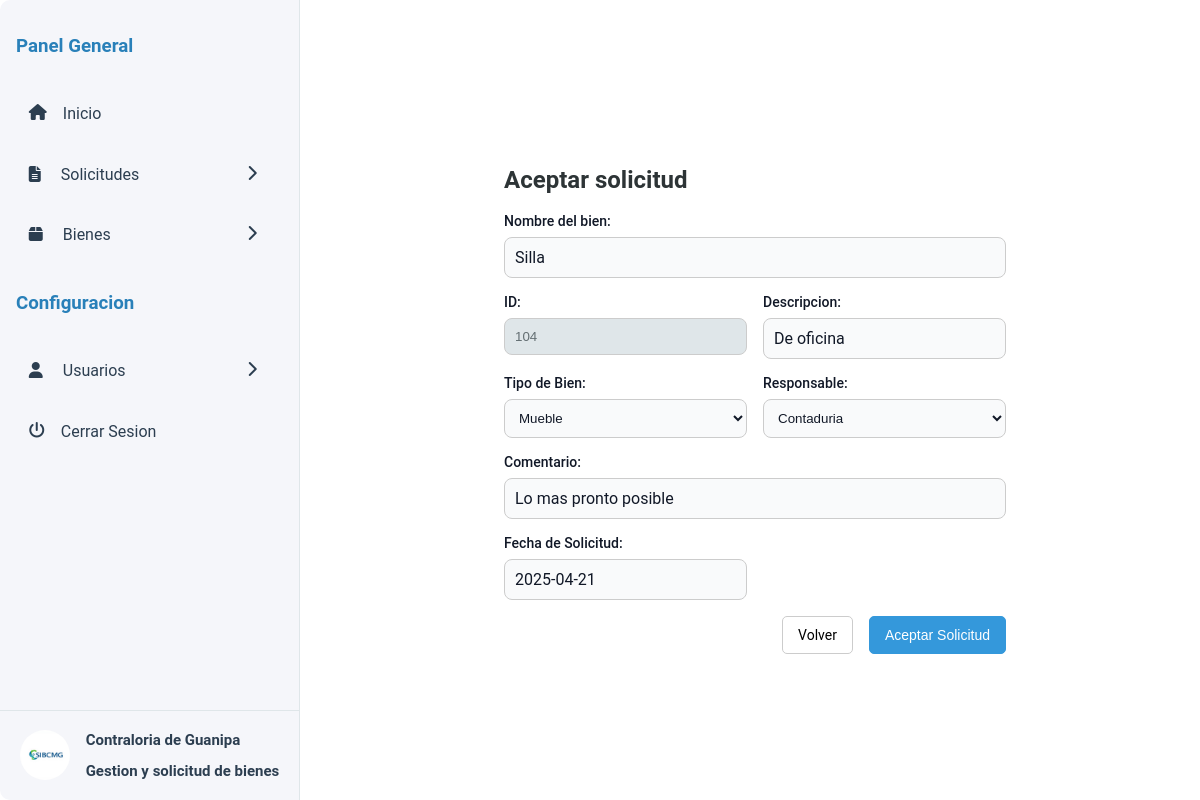
The app's page /gestion-solicitudes.php?id=104 (signed in) with its own data.
### tables this page shows
CREATE TABLE `solicitudes` (
  `n_solicitud` int(11) NOT NULL,
  `bien` varchar(100) NOT NULL,
  `descripcion` varchar(100) NOT NULL,
  `comentario` varchar(100) NOT NULL,
  `comentario_admin` varchar(100) NOT NULL,
  `tipo_bien` varchar(100) NOT NULL,
  `fecha_solicitud` date NOT NULL DEFAULT current_timestamp(),
  `id_usuario` int(11) NOT NULL,
  `aprobado` int(3) NOT NULL
);

CREATE TABLE `usuario` (
  `n_dependencia` int(11) NOT NULL,
  `nombre_dependencia` varchar(100) NOT NULL,
  `contrasena` varchar(100) NOT NULL,
  `username` varchar(100) NOT NULL,
  `nombre` varchar(100) NOT NULL,
  `apellido` varchar(100) NOT NULL,
  `correo` varchar(100) NOT NULL,
  `cedula` int(11) NOT NULL,
  `admin` tinyint(1) NOT NULL
);

### src/gestion-solicitudes.php (the view, shortened to what this page needs)
<?php
require '../server/db.php';
$query = $conn->query('SELECT * from solicitudes INNER JOIN usuario ON solicitudes.id_usuario = usuario.n_dependencia WHERE n_solicitud ='.$_GET["id"]);
$row = $query->fetch(PDO::FETCH_ASSOC);
$id = $row['n_solicitud'];
$name = $row['bien'];
$description = $row['descripcion'];
$type = $row['tipo_bien'];
$requestDate = $row['fecha_solicitud'];
$comments = $row['comentario'];
$responsible = $row['nombre_dependencia'];
?>
<!DOCTYPE html>
<html lang="es">
  <head>
    <link href="assets/fontawesome-free-6.7.2-web/css/all.css" rel="stylesheet" />
    <link rel="stylesheet" href="./css/gestion-bienes.css" />
  </head>
  <body>
    <div class="container">
      <?php include 'assets/include/menu.php'?>
      <main class="main">
      <div class="form-container">
        <h2>Aceptar solicitud</h2>
        <form action="" class="form" method="POST" id="form">
          <div class="input-container--name">
            <label for="">Nombre del bien:</label>
            <div class="form__input"><?php echo $name;?></div>
          </div>
          <div class="input-container">
            <label for="">ID:</label>
            <input type="number" value="<?php echo $id;?>" id="newId" placeholder="ID del bien" min="1" name="id" disabled class="form__input"
          />
          </div>
          <div class="input-container">
            <label for="">Descripcion:</label>
            <div class="form__input"><?php echo $description;?></div>
          </div>
          <div class="input-container">
              <label for="newType">Tipo de Bien:</label>
              <select id="newType" name="type" class="form__input">
                <option value="<?php echo $type;?>" selected><?php echo $type;?></option>
              </select>
          </div>
          <div class="input-container">
              <label for="newType">Responsable:</label>
              <select name="" id="" name="responsible" class="form__input">
                  <option value="<?php echo $responsible;?>" selected><?php echo $responsible;?></option>
              </select>
          </div>
          <div class="input-container--description">
            <label for="newType">Comentario:</label>
            <div class="form__input"><?php echo $comments;?></div>
          </div>
          <div class="input-container">
              <label for="requestDate">Fecha de Solicitud:</label>
              <div class="form__input"><?php echo $requestDate;?></div>
          </div>
          <div class="form-group--button">
            <a href="solicitudes-pendientes.php" class="form-button">Volver</a>
            <button class="form-button form-button--accept" type="submit">Aceptar Solicitud</button>
          </div>
        </form>
      </div>
      </main>
    </div>
  </body>
</html>

### src/css/gestion-bienes.css (style rules this page uses)
:root { --primary-color: #3F72AF; --secondary-color: #DBE2EF; --tertiary-color: #F9F7F7; }
* { box-sizing: border-box; text-decoration: none; }
body { margin: 0; padding: 0; display: flex; justify-content: center; background: white; align-items: center; height: 100vh; font-family: 'Roboto', sans-serif; font-size: 16px; }
.container { width: 100%; height: 100vh; background-color: #fff; display: grid; grid-template-areas: "menu main" ; grid-template-columns: 300px 1fr; gap: 10px; }
.main { grid-area: main; display: flex; align-items: center; justify-content: center; }
.form-container { width: 60%; padding: 1em; }
.form-container h2 { color: #2d3436; }
.form { display: grid; grid-template-columns: 1fr 1fr; gap: 1rem; width: 100%; border-radius: 10px; }
.input-container { width: 100%; }
.input-container--name { grid-column: span 2; }
.input-container--description { grid-column: span 2; }
.form-group--button { display: flex; justify-content: right; gap: 1em; align-items: flex-end; flex-grow: 1; grid-column: span 2; }
label { display: block; margin-bottom: 0.5rem; font-size: 14px; font-weight: 500; color: #111827; }
.form__input { padding: 10px; border-radius: 0.5rem; background: none; outline:none; border: 1px solid #ccc; color: #111827; background: #f9fafb; width: 100%; }
select.form__input, input[type="date"] { cursor: pointer; }
div.form__input { user-select: none; }
input:disabled, select:disabled { background: #dfe6e9; color: #636e72; }
.form-button { background: white; color: black; padding: 10px 15px; border: none; border-radius: 4px; cursor: pointer; display: inline-block; border-radius: 5px; text-align: center; font-size: 14px; border: 1px solid #ccc; transition: .3s background; }
.form-button--accept { color: white; background-color: #3498db; border: 1px solid #3498db; }

### src/assets/include/menu.php (style rules this page uses)
:root { --menu-color: #f5f6fa; --menu-color-secondary: #2c3e50; }
* { box-sizing: border-box; }

### records on screen
solicitudes: bien "Silla", id "104", descripcion "De oficina", type "Mueble", id_usuario.nombre_dependencia "Contaduria", comentario "Lo mas pronto posible", fecha_solicitud "2025-04-21"
